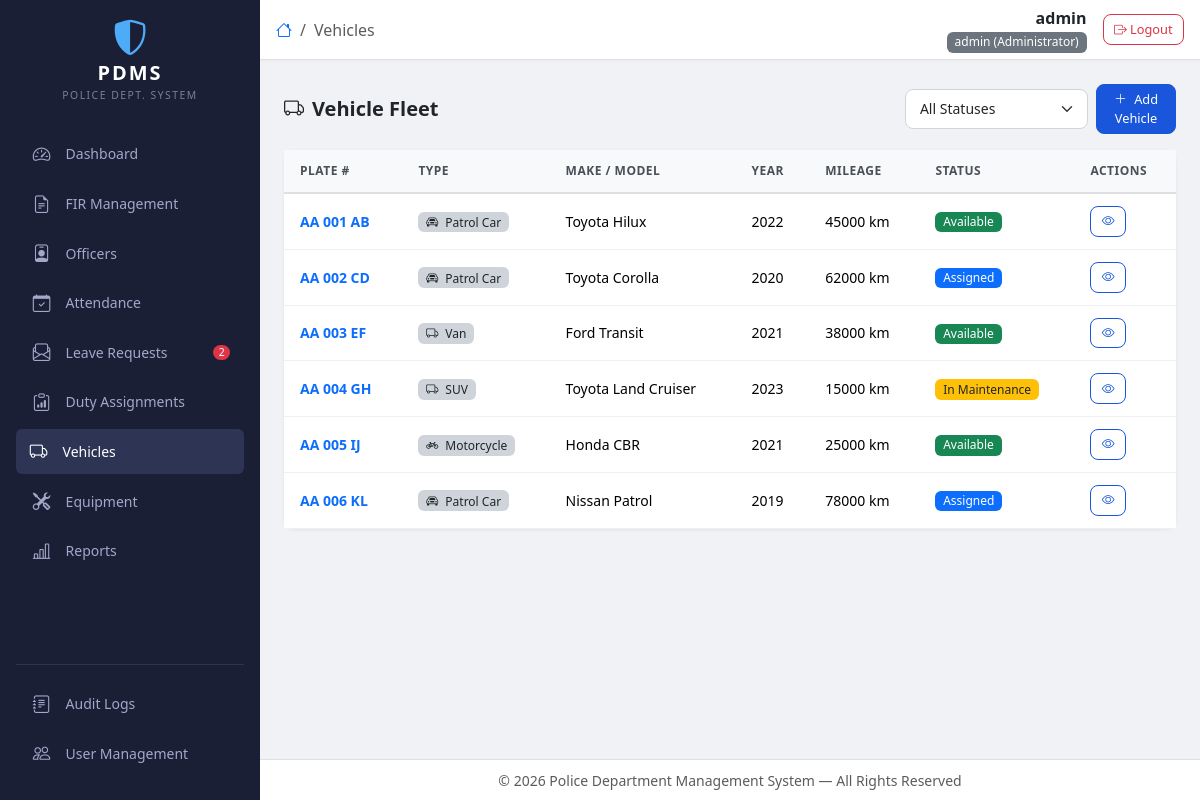
The page /fleet/vehicles/ (signed in) on the database its author committed.
### core/models.py (models this page shows)
class CustomUser(AbstractBaseUser, PermissionsMixin):
    username = models.CharField(max_length=150, unique=True)
    full_name = models.CharField(max_length=255, blank=True)
    role = models.CharField(max_length=30, choices=ROLE_CHOICES, default='CLERK')
    is_active = models.BooleanField(default=True)
    is_staff = models.BooleanField(default=False)
    failed_attempts = models.IntegerField(default=0)
    locked_until = models.DateTimeField(null=True, blank=True)
    created_at = models.DateTimeField(auto_now_add=True)
    updated_at = models.DateTimeField(auto_now=True)
    officer = models.OneToOneField(
        'cases.Officer', on_delete=models.SET_NULL,
        null=True, blank=True, related_name='user_account'
    )
    objects = CustomUserManager()
    USERNAME_FIELD = 'username'
    REQUIRED_FIELDS = []
    def has_min_role(self, min_role):
        return ROLE_HIERARCHY.get(self.role, 0) >= ROLE_HIERARCHY.get(min_role, 0)
    def __str__(self):
        return f"{self.username} ({self.get_role_display()})"

### fleet/models.py (models this page shows, shortened)
class Vehicle(models.Model):
    STATUS_CHOICES = (
        ('AVAILABLE', 'Available'), ('ASSIGNED', 'Assigned'),
        ('MAINTENANCE', 'In Maintenance'), ('OUT_OF_SERVICE', 'Out of Service'),
    )
    TYPE_CHOICES = (
        ('PATROL', 'Patrol Car'), ('VAN', 'Van'),
        ('MOTORCYCLE', 'Motorcycle'), ('TRUCK', 'Truck'),
        ('SUV', 'SUV'), ('OTHER', 'Other'),
    )
    plate_number = models.CharField(max_length=50, unique=True)
    vehicle_type = models.CharField(max_length=30, choices=TYPE_CHOICES)
    make = models.CharField(max_length=100)
    model = models.CharField(max_length=100, blank=True)
    year = models.IntegerField(null=True, blank=True)
    status = models.CharField(max_length=20, choices=STATUS_CHOICES, default='AVAILABLE')
    mileage = models.IntegerField(default=0)
    fuel_capacity = models.FloatField(blank=True, null=True)
    created_at = models.DateTimeField(auto_now_add=True)
    class Meta:
        ordering = ['plate_number']

### fleet/views.py (the view)
# urls.py: path('vehicles/', views.vehicle_list, name='vehicle_list'),
@require_auth
def vehicle_list(request):
    vehicles = Vehicle.objects.all()
    status = request.GET.get('status')
    if status:
        vehicles = vehicles.filter(status=status)
    return render(request, 'fleet/vehicle_list.html', {'vehicles': vehicles})

### core/context_processors.py (called while the page is built)
def global_context(request):
    pending_leave_count = 0
    if request.user.is_authenticated:
        from core.models import ROLE_HIERARCHY
        user_level = ROLE_HIERARCHY.get(request.user.role, 0)
        if user_level >= ROLE_HIERARCHY.get('STATION_COMMANDER', 3):
            from staff.models import LeaveRequest
            pending_leave_count = LeaveRequest.objects.filter(status='PENDING').count()
    return {
        'pending_leave_count': pending_leave_count,
    }

### core/templatetags/role_tags.py (called while the page is built)
@register.filter
def role_badge(role):
    label = ROLE_LABELS.get(role, role)
    color = ROLE_COLORS.get(role, 'secondary')
    return f'<span class="badge bg-{color}">{label}</span>'

@register.filter
def has_role(user, min_role):
    if not user or not user.is_authenticated:
        return False
    return user.has_min_role(min_role)

### templates/fleet/vehicle_list.html (shortened to what this page needs)
{% extends 'base.html' %}
{% load role_tags %}
{% block nav_vehicles %}active text-white{% endblock %}
{% block page_title %}Vehicles{% endblock %}
{% block content %}
<div class="d-flex flex-wrap justify-content-between align-items-center gap-2 mb-3">
    <h5 class="fw-bold mb-0"><i class="bi bi-truck me-2"></i>Vehicle Fleet</h5>
    <div class="d-flex gap-2 align-items-center">
        <select class="form-select form-select-sm" onchange="window.location.href='?status='+this.value" style="min-width:150px;">
            <option value="">All Statuses</option>
        </select>
        {% if user|has_role:'CLERK' %}
        <a href="{% url 'fleet:vehicle_create' %}" class="btn btn-primary btn-sm">
            <i class="bi bi-plus-lg me-1"></i> Add Vehicle
        </a>
        {% endif %}
    </div>
</div>
<div class="card content-card">
    <div class="card-body p-0">
        <div class="table-responsive">
            <table class="table table-hover mb-0">
                <thead>
                    <tr>
                        <th>Plate #</th>
                        <th>Type</th>
                        <th>Make / Model</th>
                        <th>Year</th>
                        <th>Mileage</th>
                        <th>Status</th>
                        <th>Actions</th>
                    </tr>
                </thead>
                <tbody>
                    {% for v in vehicles %}
                    <tr>
                        <td class="fw-semibold"><a href="{% url 'fleet:vehicle_detail' v.id %}" class="text-decoration-none">{{ v.plate_number }}</a></td>
                        <td>
                            <span class="badge bg-dark-subtle text-dark">
                                <i class="bi {% if v.vehicle_type == 'PATROL' %}bi-car-front
                                {% elif v.vehicle_type == 'MOTORCYCLE' %}bi-bicycle
                                {% elif v.vehicle_type == 'SUV' %}bi-truck
                                {% elif v.vehicle_type == 'VAN' %}bi-truck
                                {% elif v.vehicle_type == 'TRUCK' %}bi-truck
                                {% else %}bi-question{% endif %} me-1"></i>
                                {{ v.get_vehicle_type_display }}
                            </span>
                        </td>
                        <td>{{ v.make }} {{ v.model }}</td>
                        <td>{{ v.year|default:"—" }}</td>
                        <td>{{ v.mileage|default:"0" }} km</td>
                        <td>
                            <span class="badge
                                {% if v.status == 'AVAILABLE' %}bg-success
                                {% elif v.status == 'ASSIGNED' %}bg-primary
                                {% elif v.status == 'MAINTENANCE' %}bg-warning text-dark
                                {% else %}bg-danger{% endif %}">{{ v.get_status_display }}</span>
                        </td>
                        <td>
                            <a href="{% url 'fleet:vehicle_detail' v.id %}" class="btn btn-outline-primary btn-sm" title="View Details">
                                <i class="bi bi-eye"></i>
                            </a>
                        </td>
                    </tr>
                    {% endfor %}
                </tbody>
            </table>
        </div>
    </div>
</div>
{% endblock %}

### templates/base.html (shortened to what this page needs)
{% load role_tags %}
<!DOCTYPE html>
<html lang="en" data-bs-theme="light">
<head>
    <link href="https://cdn.jsdelivr.net/npm/bootstrap@5.3.3/dist/css/bootstrap.min.css" rel="stylesheet">
    <link href="https://cdn.jsdelivr.net/npm/bootstrap-icons@1.11.3/font/bootstrap-icons.min.css" rel="stylesheet">
    <link href="/static/css/style.css" rel="stylesheet">
</head>
<body>
    <nav id="sidebar" class="bg-dark-navy d-flex flex-column flex-shrink-0 p-3">
        <div class="d-flex align-items-center mb-4">
            <div class="sidebar-brand text-center w-100">
                <div class="sidebar-logo">
                    <i class="bi bi-shield-shaded"></i>
                </div>
                <span class="sidebar-title">PDMS</span>
                <div class="sidebar-subtitle">Police Dept. System</div>
            </div>
        </div>
        <ul class="nav nav-pills flex-column gap-1 flex-grow-1">
            <li class="nav-item">
                <a href="{% url 'core:dashboard' %}" class="nav-link sidebar-link {% block nav_dashboard %}{% endblock %}">
                    <i class="bi bi-speedometer2"></i>
                    <span>Dashboard</span>
                </a>
            </li>
            <li class="nav-item">
                <a href="{% url 'cases:fir_list' %}" class="nav-link sidebar-link {% block nav_cases %}{% endblock %}">
                    <i class="bi bi-file-earmark-text"></i>
                    <span>FIR Management</span>
                </a>
            </li>
            <li class="nav-item">
                <a href="{% url 'staff:officer_list' %}" class="nav-link sidebar-link {% block nav_officers %}{% endblock %}">
                    <i class="bi bi-person-badge"></i>
                    <span>Officers</span>
                </a>
            </li>
            <li class="nav-item">
                <a href="{% url 'staff:attendance' %}" class="nav-link sidebar-link {% block nav_attendance %}{% endblock %}">
                    <i class="bi bi-calendar-check"></i>
                    <span>Attendance</span>
                </a>
            </li>
            <li class="nav-item">
                <a href="{% url 'staff:leave_list' %}" class="nav-link sidebar-link {% block nav_leaves %}{% endblock %}">
                    <i class="bi bi-envelope-paper"></i>
                    <span>Leave Requests</span>
                    {% if pending_leave_count > 0 %}
                        <span class="badge bg-danger ms-auto rounded-pill">{{ pending_leave_count }}</span>
                    {% endif %}
                </a>
            </li>
            <li class="nav-item">
                <a href="{% url 'staff:duty_list' %}" class="nav-link sidebar-link {% block nav_duty %}{% endblock %}">
                    <i class="bi bi-clipboard-data"></i>
                    <span>Duty Assignments</span>
                </a>
            </li>
            <li class="nav-item">
                <a href="{% url 'fleet:vehicle_list' %}" class="nav-link sidebar-link {% block nav_vehicles %}{% endblock %}">
                    <i class="bi bi-truck"></i>
                    <span>Vehicles</span>
                </a>
            </li>
            <li class="nav-item">
                <a href="{% url 'fleet:equipment_list' %}" class="nav-link sidebar-link {% block nav_equipment %}{% endblock %}">
                    <i class="bi bi-tools"></i>
                    <span>Equipment</span>
                </a>
            </li>
            <li class="nav-item">
                <a href="{% url 'reports:dashboard_report' %}" class="nav-link sidebar-link {% block nav_reports %}{% endblock %}">
                    <i class="bi bi-bar-chart-line"></i>
                    <span>Reports</span>
                </a>
            </li>
        </ul>
        <hr class="border-secondary opacity-25">
        {% if user|has_role:"STATION_COMMANDER" %}
        <ul class="nav nav-pills flex-column gap-1 mb-2">
            <li class="nav-item">
                <a href="{% url 'core:audit_logs' %}" class="nav-link sidebar-link {% block nav_audit %}{% endblock %}">
                    <i class="bi bi-journal-text"></i>
                    <span>Audit Logs</span>
                </a>
            </li>
            {% if user|has_role:"ADMIN" %}
            <li class="nav-item">
                <a href="{% url 'core:user_list' %}" class="nav-link sidebar-link {% block nav_users %}{% endblock %}">
                    <i class="bi bi-people"></i>
                    <span>User Management</span>
                </a>
            </li>
            {% endif %}
        </ul>
        {% endif %}
    </nav>
    <div id="main-wrapper">
        <header class="top-navbar">
            <div class="d-flex align-items-center justify-content-between w-100 px-3">
                <div class="d-flex align-items-center gap-3">
                    <nav aria-label="breadcrumb">
                        <ol class="breadcrumb mb-0">
                            {% block breadcrumb %}
                            <li class="breadcrumb-item"><a href="{% url 'core:dashboard' %}"><i class="bi bi-house"></i></a></li>
                            <li class="breadcrumb-item active">{% block page_title %}Home{% endblock %}</li>
                            {% endblock %}
                        </ol>
                    </nav>
                </div>
                <div class="d-flex align-items-center gap-3">
                    <div class="text-end d-none d-sm-block">
                        <div class="fw-semibold text-truncate" style="max-width: 180px;">{{ user.get_full_name|default:user.username }}</div>
                        <div class="text-muted small">{{ user|role_badge|safe }}</div>
                    </div>
                    <a href="{% url 'core:logout' %}" class="btn btn-outline-danger btn-sm" title="Logout">
                        <i class="bi bi-box-arrow-right"></i>
                        <span class="d-none d-md-inline">Logout</span>
                    </a>
                </div>
            </div>
        </header>
        <main class="main-content p-3 p-md-4">
            {% block content %}{% endblock %}
        </main>
        <footer class="main-footer text-center text-muted py-2 px-3">
            <small>&copy; {% now "Y" %} Police Department Management System &mdash; All Rights Reserved</small>
        </footer>
    </div>
</body>
</html>

### static/css/style.css (style rules this page uses)
:root { --sidebar-width: 260px; --sidebar-bg: #1a1f36; --sidebar-hover: #252b45; --sidebar-active: #2d3454; --sidebar-text: #a2a8c8; --sidebar-text-active: #ffffff; --navbar-height: 60px; --body-bg: #f0f2f5; }
* { margin: 0; padding: 0; box-sizing: border-box; }
html, body { height: 100%; font-family: 'Segoe UI', system-ui, -apple-system, sans-serif; background: var(--body-bg); overflow: hidden; }
#sidebar { position: fixed; top: 0; left: 0; bottom: 0; width: var(--sidebar-width); background: var(--sidebar-bg); color: var(--sidebar-text); overflow-y: auto; z-index: 1050; transition: transform 0.3s ease; }
.bg-dark-navy { background-color: var(--sidebar-bg) !important; }
.sidebar-brand { padding: 4px 0; }
.sidebar-logo { font-size: 2.2rem; color: #4dabf7; line-height: 1; }
.sidebar-title { display: block; font-size: 1.25rem; font-weight: 700; color: #ffffff; letter-spacing: 2px; margin-top: 2px; }
.sidebar-subtitle { font-size: 0.65rem; color: var(--sidebar-text); text-transform: uppercase; letter-spacing: 1.5px; opacity: 0.7; }
.sidebar-link { display: flex; align-items: center; gap: 0.75rem; padding: 0.6rem 0.85rem; color: var(--sidebar-text) !important; border-radius: 0.5rem; font-size: 0.875rem; font-weight: 500; transition: all 0.2s ease; text-decoration: none; background: transparent !important; border: none !important; }
.sidebar-link i { font-size: 1.1rem; width: 1.5rem; text-align: center; }
.sidebar-link.active, .sidebar-link.text-white { background: var(--sidebar-active) !important; color: var(--sidebar-text-active) !important; border-left: 3px solid #4dabf7; padding-left: calc(0.85rem - 3px); }
.sidebar-link .badge { font-size: 0.65rem; padding: 0.25em 0.55em; }
#main-wrapper { margin-left: var(--sidebar-width); min-height: 100vh; display: flex; flex-direction: column; }
.top-navbar { height: var(--navbar-height); background: #ffffff; border-bottom: 1px solid #e0e0e0; display: flex; align-items: center; position: sticky; top: 0; z-index: 1040; box-shadow: 0 1px 3px rgba(0,0,0,0.04); }
.main-content { flex: 1; overflow-y: auto; }
.main-footer { border-top: 1px solid #e0e0e0; background: #ffffff; flex-shrink: 0; }
.content-card { border: none; border-radius: 0.75rem; box-shadow: 0 1px 4px rgba(0,0,0,0.06); }
.content-card .card-body { padding: 1.25rem; }
.table { font-size: 0.875rem; }
.table thead th { background: #f8f9fb; border-bottom: 2px solid #e0e0e0; font-weight: 600; color: #495057; text-transform: uppercase; font-size: 0.75rem; letter-spacing: 0.5px; padding: 0.75rem 1rem; white-space: nowrap; }
.table tbody td { padding: 0.75rem 1rem; vertical-align: middle; border-color: #f0f0f0; }
.badge { font-weight: 500; font-size: 0.75rem; padding: 0.35em 0.65em; border-radius: 0.375rem; }
.btn { font-size: 0.875rem; font-weight: 500; border-radius: 0.5rem; padding: 0.5rem 1rem; transition: all 0.2s ease; }
.btn-sm { padding: 0.3rem 0.65rem; font-size: 0.8rem; }
.btn-primary { background-color: #1a56db; border-color: #1a56db; }
.btn-outline-primary { color: #1a56db; border-color: #1a56db; }
.form-control, .form-select { border-radius: 0.5rem; border: 1px solid #d1d5db; padding: 0.55rem 0.85rem; font-size: 0.875rem; transition: border-color 0.2s ease, box-shadow 0.2s ease; }
.fw-semibold { font-weight: 600; }

### rows shown on the page
CustomUser: get_full_name "admin", id+username+role "admin (Administrator)"
Vehicle: plate_number "AA 001 AB", vehicle_type "Patrol Car", make "Toyota", model "Hilux", year "2022", mileage "45000", status "Available"
Vehicle: plate_number "AA 002 CD", vehicle_type "Patrol Car", make "Toyota", model "Corolla", year "2020", mileage "62000", status "Assigned"
Vehicle: plate_number "AA 003 EF", vehicle_type "Van", make "Ford", model "Transit", year "2021", mileage "38000", status "Available"
Vehicle: plate_number "AA 004 GH", vehicle_type "SUV", make "Toyota", model "Land Cruiser", year "2023", mileage "15000", status "In Maintenance"
Vehicle: plate_number "AA 005 IJ", vehicle_type "Motorcycle", make "Honda", model "CBR", year "2021", mileage "25000", status "Available"
Vehicle: plate_number "AA 006 KL", vehicle_type "Patrol Car", make "Nissan", model "Patrol", year "2019", mileage "78000", status "Assigned"

### other values the page prints
{{ pending_leave_count }} "2"
